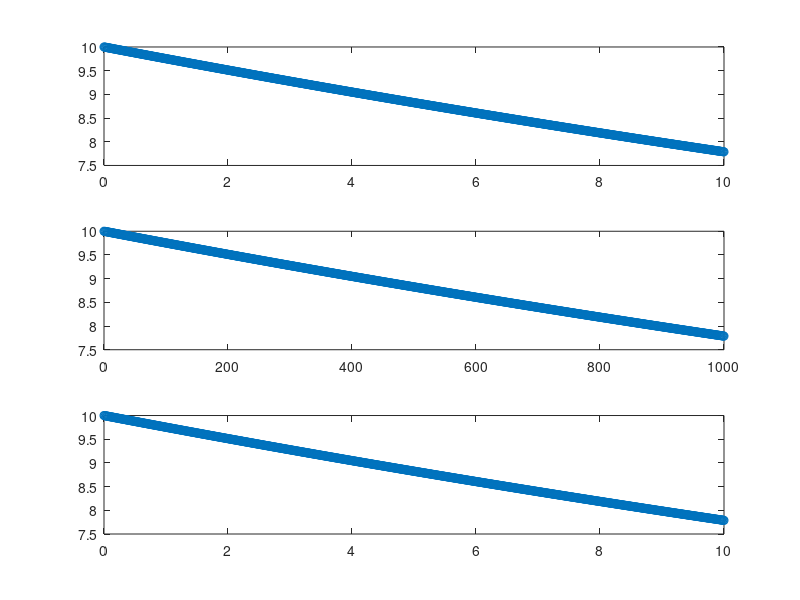

MATLAB code for this plot:
% ECE 8 Lecture 11
close all;
clear all;

% Declarations 
delta = 0.01;
b = 0.5; 
m = 20;
hk = 0; %for all k
uk = 0; %for all k 
v0 = 10; 
vd = 65; 
tmax = 10;
t0 = 0;
t = t0;
v = v0; 

% to find N we want 10s/Delta
N = tmax/delta; 

uk = zeros(1,N); % Control 
hk = zeros(1,N); % disturbance 


for i = 1:N
    v(i+1) = v(i) + delta*( (-b*v(i)+hk(i)+uk(i))/m );
end

k = 0;
for i = 1:N
    k(i+1) = k(i) + 1;
    t(i+1) = t(i) + delta;
end 


%similarly: 
tprime = k*delta; % gives time axis 

figure(1)
subplot(3,1,1)
plot(t, v,'-o')
subplot(3,1,2)
plot(k,v, '-o')
subplot(3,1,3)
plot(tprime, v, '-o')